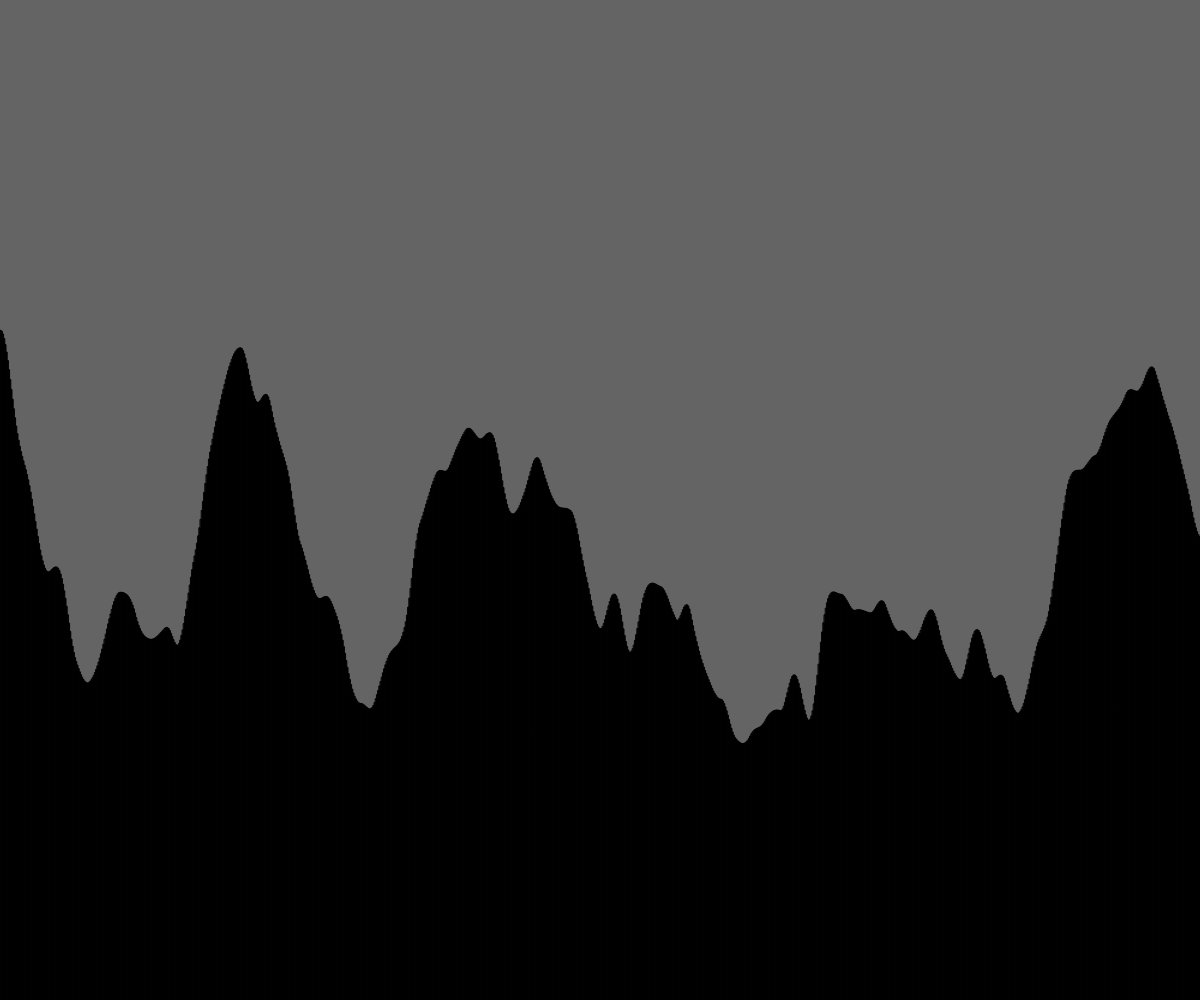
Frame 1 (no input)
Frame 60 (no input): identical to frame 1, image omitted
Frame 120 (the mouse pressed at the canvas centre since frame 60): identical to frame 1, image omitted

The p5.js sketch that drew this single still picture (run headless with seeded random() and noise() and a simulated clock; from frame 60 on, the mouse is pressed at the canvas centre):

// p5.js sketch
// ── sketch.js
// Project
// Jenna Doucette
// Date
//
// Extra for Experts:
// - describe what you did to take this project "above and beyond"


let heights = [];
const NUMBER = 1000;
let time = 0;

function setup() {
  createCanvas(windowWidth, windowHeight);
  
  for (let i=0; i<NUMBER; i++) {
    let thisHeight = noise(time)* height;
    heights.push(thisHeight);
    time += 0.01; 
  }
}

function draw() {
  background(100);
  showTerrain();
}

function showTerrain (){
  for (let i = 0; i < heights.length; i++){
    let rectWidth = width/heights.length;
    fill(0);
    rect(i * rectWidth, height - heights[i], rectWidth, heights[i]);
  
  }
}
